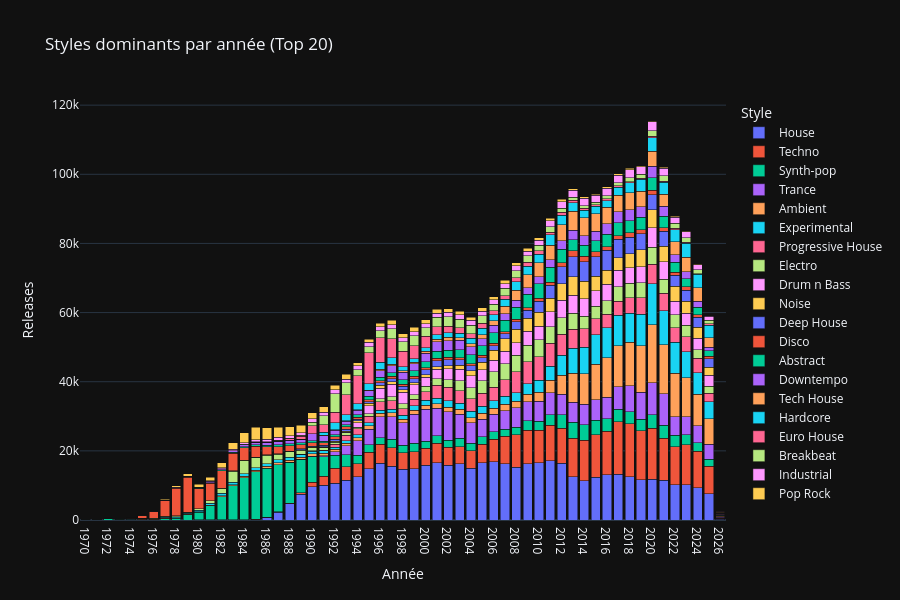

Here is the notebook cell this chart was saved with:
### Markdown cell above
**Ce que fait la cellule suivante** : Croiser les périodes avec les styles du périmètre via un stacked bar chart basé sur `style_first`. L'affichage conserve uniquement le **Top N** sans regroupement en catégorie résiduelle.

**Ce qu’on cherche à lire / obtenir** :
- On cherche à voir comment la composition stylistique de la production électronique a évolué.

&nbsp;

> **Note** :
> - Le périmètre de styles est déterminé à partir des données filtrées (`ELECTRONIC_STYLES`), puis agrégé pour la lisibilité visuelle.

> ***Exemple*** :
> - L'émergence de nouveaux sous-genres/styles (Dubstep, Minimal, UK Garage) dans les années 2010.

### Code cell
# ── Styles par unité temporelle — style_first (Top N uniquement) ─────────────────────────────────────────────────
style_counts = work["style_first"].value_counts()
all_styles = [s for s in ELECTRONIC_STYLES if s in style_counts.index]
top_n = min(TOP_STYLES_N, len(all_styles)) if TOP_STYLES_N is not None else len(all_styles)
top_styles = style_counts.head(top_n).index.tolist()

work_top = work.dropna(subset=["time_agg"]).copy()
work_top["time_agg"] = work_top["time_agg"].astype(str)
work_top = work_top[work_top["style_first"].isin(top_styles)]

time_style = (
    work_top.groupby(["time_agg", "style_first"])
    .size()
    .reset_index(name="count")
)

# ── Vue lisible : top N styles uniquement ─────────────────────────────────────────────────
fig_ds_top = px.bar(
    time_style,
    x="time_agg", y="count", color="style_first",
    title=(
        f"Styles dominants par {TIME_LABEL.lower()} (Top {len(top_styles)})"
    ),
    labels={"time_agg": TIME_LABEL, "count": "Releases", "style_first": "Style"},
    template=THEME,
    barmode="stack",
    height=600,
    category_orders={"style_first": top_styles},
)
fig_ds_top.update_layout(xaxis={"categoryorder": "category ascending"})
fig_ds_top.show()

### Figure 1 — Plotly figure (JSON) as saved in the notebook; plotly's stock layout.template omitted (floating-point values rounded to 4 significant figures)
{"data": [{"hovertemplate": "Style=House<br>Année=%{x}<br>Releases=%{y}<extra></extra>", "legendgroup": "House", "marker": {"color": "#636efa", "pattern": {"shape": ""}}, "name": "House", "orientation": "v", "showlegend": true, "textposition": "auto", "type": "bar", "x": ["1984", "1985", "1986", "1987", "1988", "1989", "1990", "1991", "1992", "1993", "1994", "1995", "1996", "1997", "1998", "1999", "2000", "2001", "2002", "2003", "2004", "2005", "2006", "2007", "2008", "2009", "2010", "2011", "2012", "2013", "2014", "2015", "2016", "2017", "2018", "2019", "2020", "2021", "2022", "2023", "2024", "2025", "2026"], "xaxis": "x", "y": [29, 131, 790, 2263, 4659, 7414, 9653, 9985, 10586, 11455, 12571, 14880, 16476, 15572, 14681, 14896, 15771, 16557, 15904, 16243, 14919, 16540, 16821, 16330, 15327, 16322, 16621, 17167, 16432, 12456, 11369, 12407, 13110, 13168, 12514, 11676, 11858, 11428, 10165, 10174, 9287, 7612, 231], "yaxis": "y"}, {"hovertemplate": "Style=Techno<br>Année=%{x}<br>Releases=%{y}<extra></extra>", "legendgroup": "Techno", "marker": {"color": "#EF553B", "pattern": {"shape": ""}}, "name": "Techno", "orientation": "v", "showlegend": true, "textposition": "auto", "type": "bar", "x": ["1974", "1980", "1981", "1982", "1983", "1984", "1985", "1986", "1987", "1988", "1989", "1990", "1991", "1992", "1993", "1994", "1995", "1996", "1997", "1998", "1999", "2000", "2001", "2002", "2003", "2004", "2005", "2006", "2007", "2008", "2009", "2010", "2011", "2012", "2013", "2014", "2015", "2016", "2017", "2018", "2019", "2020", "2021", "2022", "2023", "2024", "2025", "2026"], "xaxis": "x", "y": [1, 2, 5, 13, 15, 16, 20, 44, 82, 132, 400, 1229, 2711, 4354, 3925, 3722, 4775, 5407, 5332, 4724, 4841, 5036, 5643, 5163, 4955, 5125, 5402, 6531, 7849, 9390, 9705, 9372, 10212, 10155, 11128, 11674, 12190, 12553, 15283, 15276, 14080, 14740, 12250, 11031, 11575, 10567, 8008, 266], "yaxis": "y"}, {"hovertemplate": "Style=Synth-pop<br>Année=%{x}<br>Releases=%{y}<extra></extra>", "legendgroup": "Synth-pop", "marker": {"color": "#00cc96", "pattern": {"shape": ""}}, "name": "Synth-pop", "orientation": "v", "showlegend": true, "textposition": "auto", "type": "bar", "x": ["1970", "1971", "1972", "1973", "1974", "1975", "1976", "1977", "1978", "1979", "1980", "1981", "1982", "1983", "1984", "1985", "1986", "1987", "1988", "1989", "1990", "1991", "1992", "1993", "1994", "1995", "1996", "1997", "1998", "1999", "2000", "2001", "2002", "2003", "2004", "2005", "2006", "2007", "2008", "2009", "2010", "2011", "2012", "2013", "2014", "2015", "2016", "2017", "2018", "2019", "2020", "2021", "2022", "2023", "2024", "2025", "2026"], "xaxis": "x", "y": [39, 28, 381, 206, 101, 111, 133, 376, 559, 1456, 2274, 4074, 6747, 9901, 12201, 13838, 14090, 13574, 11894, 9791, 7444, 5607, 3855, 3501, 2500, 2163, 1955, 2457, 2218, 2425, 2023, 2223, 2033, 2412, 2122, 2111, 2114, 2111, 2046, 2642, 2628, 3060, 3823, 4726, 4525, 4319, 3698, 3633, 3575, 3382, 3790, 3717, 3356, 2978, 2516, 1954, 57], "yaxis": "y"}, {"hovertemplate": "Style=Trance<br>Année=%{x}<br>Releases=%{y}<extra></extra>", "legendgroup": "Trance", "marker": {"color": "#ab63fa", "pattern": {"shape": ""}}, "name": "Trance", "orientation": "v", "showlegend": true, "textposition": "auto", "type": "bar", "x": ["1974", "1979", "1988", "1989", "1990", "1991", "1992", "1993", "1994", "1995", "1996", "1997", "1998", "1999", "2000", "2001", "2002", "2003", "2004", "2005", "2006", "2007", "2008", "2009", "2010", "2011", "2012", "2013", "2014", "2015", "2016", "2017", "2018", "2019", "2020", "2021", "2022", "2023", "2024", "2025", "2026"], "xaxis": "x", "y": [1, 1, 4, 19, 121, 264, 995, 2623, 4099, 4479, 6007, 6564, 6551, 8430, 9204, 7967, 8250, 6950, 5905, 5131, 5149, 5307, 5681, 5535, 5752, 6310, 5895, 5770, 5879, 5924, 6147, 6509, 7542, 7846, 9366, 9165, 5281, 5211, 4865, 4311, 259], "yaxis": "y"}, {"hovertemplate": "Style=Ambient<br>Année=%{x}<br>Releases=%{y}<extra></extra>", "legendgroup": "Ambient", "marker": {"color": "#FFA15A", "pattern": {"shape": ""}}, "name": "Ambient", "orientation": "v", "showlegend": true, "textposition": "auto", "type": "bar", "x": ["1970", "1971", "1972", "1973", "1974", "1975", "1976", "1977", "1978", "1979", "1980", "1981", "1982", "1983", "1984", "1985", "1986", "1987", "1988", "1989", "1990", "1991", "1992", "1993", "1994", "1995", "1996", "1997", "1998", "1999", "2000", "2001", "2002", "2003", "2004", "2005", "2006", "2007", "2008", "2009", "2010", "2011", "2012", "2013", "2014", "2015", "2016", "2017", "2018", "2019", "2020", "2021", "2022", "2023", "2024", "2025", "2026"], "xaxis": "x", "y": [2, 12, 12, 10, 16, 75, 105, 162, 147, 180, 159, 193, 278, 345, 399, 450, 601, 591, 626, 576, 646, 698, 704, 743, 944, 1004, 1003, 1046, 985, 1132, 1161, 1248, 1326, 1426, 1475, 1727, 1667, 1839, 1882, 2193, 2589, 3662, 5605, 8410, 8835, 10155, 11405, 11881, 12508, 13410, 16795, 14078, 12603, 11217, 9166, 7371, 326], "yaxis": "y"}, {"hovertemplate": "Style=Experimental<br>Année=%{x}<br>Releases=%{y}<extra></extra>", "legendgroup": "Experimental", "marker": {"color": "#19d3f3", "pattern": {"shape": ""}}, "name": "Experimental", "orientation": "v", "showlegend": true, "textposition": "auto", "type": "bar", "x": ["1970", "1971", "1972", "1973", "1974", "1975", "1976", "1977", "1978", "1979", "1980", "1981", "1982", "1983", "1984", "1985", "1986", "1987", "1988", "1989", "1990", "1991", "1992", "1993", "1994", "1995", "1996", "1997", "1998", "1999", "2000", "2001", "2002", "2003", "2004", "2005", "2006", "2007", "2008", "2009", "2010", "2011", "2012", "2013", "2014", "2015", "2016", "2017", "2018", "2019", "2020", "2021", "2022", "2023", "2024", "2025", "2026"], "xaxis": "x", "y": [93, 76, 120, 132, 148, 268, 187, 280, 287, 304, 406, 534, 646, 590, 689, 719, 793, 850, 904, 850, 831, 722, 620, 650, 830, 813, 911, 1033, 1203, 1313, 1381, 1579, 1778, 1826, 1937, 2007, 2151, 2387, 2543, 2989, 3405, 4074, 5811, 7212, 7630, 8551, 8653, 8697, 8459, 9094, 11774, 9891, 8998, 7491, 6259, 4963, 220], "yaxis": "y"}, {"hovertemplate": "Style=Progressive House<br>Année=%{x}<br>Releases=%{y}<extra></extra>", "legendgroup": "Progressive House", "marker": {"color": "#FF6692", "pattern": {"shape": ""}}, "name": "Progressive House", "orientation": "v", "showlegend": true, "textposition": "auto", "type": "bar", "x": ["1989", "1990", "1991", "1992", "1993", "1994", "1995", "1996", "1997", "1998", "1999", "2000", "2001", "2002", "2003", "2004", "2005", "2006", "2007", "2008", "2009", "2010", "2011", "2012", "2013", "2014", "2015", "2016", "2017", "2018", "2019", "2020", "2021", "2022", "2023", "2024", "2025", "2026"], "xaxis": "x", "y": [18, 69, 202, 816, 1595, 1662, 1840, 2397, 2499, 1828, 1839, 2568, 3756, 3901, 3599, 3648, 3749, 3934, 4788, 6013, 6382, 6847, 6679, 6028, 5525, 5382, 4639, 3881, 4144, 4456, 4853, 5673, 5050, 4209, 4359, 4101, 2462, 80], "yaxis": "y"}, {"hovertemplate": "Style=Electro<br>Année=%{x}<br>Releases=%{y}<extra></extra>", "legendgroup": "Electro", "marker": {"color": "#B6E880", "pattern": {"shape": ""}}, "name": "Electro", "orientation": "v", "showlegend": true, "textposition": "auto", "type": "bar", "x": ["1970", "1972", "1973", "1974", "1975", "1976", "1977", "1978", "1979", "1980", "1981", "1982", "1983", "1984", "1985", "1986", "1987", "1988", "1989", "1990", "1991", "1992", "1993", "1994", "1995", "1996", "1997", "1998", "1999", "2000", "2001", "2002", "2003", "2004", "2005", "2006", "2007", "2008", "2009", "2010", "2011", "2012", "2013", "2014", "2015", "2016", "2017", "2018", "2019", "2020", "2021", "2022", "2023", "2024", "2025", "2026"], "xaxis": "x", "y": [1, 2, 7, 32, 66, 48, 193, 283, 266, 344, 736, 1378, 3205, 3797, 2971, 2418, 1668, 1533, 1115, 869, 852, 615, 696, 570, 737, 900, 1105, 1507, 1397, 1501, 1841, 2262, 2898, 3060, 3573, 4508, 4659, 4795, 4770, 4916, 4726, 4827, 4602, 3701, 3583, 3966, 4093, 4187, 4235, 4892, 4105, 3714, 3374, 2516, 2055, 90], "yaxis": "y"}, {"hovertemplate": "Style=Drum n Bass<br>Année=%{x}<br>Releases=%{y}<extra></extra>", "legendgroup": "Drum n Bass", "marker": {"color": "#FF97FF", "pattern": {"shape": ""}}, "name": "Drum n Bass", "orientation": "v", "showlegend": true, "textposition": "auto", "type": "bar", "x": ["1991", "1993", "1994", "1995", "1996", "1997", "1998", "1999", "2000", "2001", "2002", "2003", "2004", "2005", "2006", "2007", "2008", "2009", "2010", "2011", "2012", "2013", "2014", "2015", "2016", "2017", "2018", "2019", "2020", "2021", "2022", "2023", "2024", "2025", "2026"], "xaxis": "x", "y": [1, 135, 1241, 2296, 3119, 3635, 3212, 2781, 2653, 2742, 3095, 3351, 3464, 3224, 3318, 3536, 3572, 3995, 3977, 4307, 4927, 5247, 4967, 4613, 4845, 4791, 4469, 4722, 5706, 5086, 3943, 3437, 3323, 3089, 186], "yaxis": "y"}, {"hovertemplate": "Style=Noise<br>Année=%{x}<br>Releases=%{y}<extra></extra>", "legendgroup": "Noise", "marker": {"color": "#FECB52", "pattern": {"shape": ""}}, "name": "Noise", "orientation": "v", "showlegend": true, "textposition": "auto", "type": "bar", "x": ["1972", "1973", "1974", "1975", "1977", "1978", "1979", "1980", "1981", "1982", "1983", "1984", "1985", "1986", "1987", "1988", "1989", "1990", "1991", "1992", "1993", "1994", "1995", "1996", "1997", "1998", "1999", "2000", "2001", "2002", "2003", "2004", "2005", "2006", "2007", "2008", "2009", "2010", "2011", "2012", "2013", "2014", "2015", "2016", "2017", "2018", "2019", "2020", "2021", "2022", "2023", "2024", "2025", "2026"], "xaxis": "x", "y": [3, 4, 2, 15, 5, 5, 9, 24, 38, 53, 121, 137, 87, 107, 100, 116, 140, 182, 165, 215, 340, 510, 732, 826, 749, 748, 694, 741, 776, 921, 1118, 1532, 2136, 2974, 3642, 3955, 3758, 3977, 3962, 4898, 5276, 5033, 4119, 3919, 3612, 4003, 4891, 5116, 4451, 4273, 3507, 3157, 2342, 140], "yaxis": "y"}, {"hovertemplate": "Style=Deep House<br>Année=%{x}<br>Releases=%{y}<extra></extra>", "legendgroup": "Deep House", "marker": {"color": "#636efa", "pattern": {"shape": ""}}, "name": "Deep House", "orientation": "v", "showlegend": true, "textposition": "auto", "type": "bar", "x": ["1986", "1987", "1988", "1989", "1990", "1991", "1992", "1993", "1994", "1995", "1996", "1997", "1998", "1999", "2000", "2001", "2002", "2003", "2004", "2005", "2006", "2007", "2008", "2009", "2010", "2011", "2012", "2013", "2014", "2015", "2016", "2017", "2018", "2019", "2020", "2021", "2022", "2023", "2024", "2025", "2026"], "xaxis": "x", "y": [13, 45, 71, 229, 311, 390, 649, 546, 532, 532, 665, 917, 1001, 1115, 1438, 1777, 1791, 1571, 1361, 1390, 1236, 1431, 2085, 2375, 3130, 3746, 4887, 5760, 5706, 5687, 5789, 5387, 4872, 4560, 4396, 4296, 3183, 3204, 2923, 2488, 97], "yaxis": "y"}, {"hovertemplate": "Style=Disco<br>Année=%{x}<br>Releases=%{y}<extra></extra>", "legendgroup": "Disco", "marker": {"color": "#EF553B", "pattern": {"shape": ""}}, "name": "Disco", "orientation": "v", "showlegend": true, "textposition": "auto", "type": "bar", "x": ["1970", "1971", "1972", "1973", "1974", "1975", "1976", "1977", "1978", "1979", "1980", "1981", "1982", "1983", "1984", "1985", "1986", "1987", "1988", "1989", "1990", "1991", "1992", "1993", "1994", "1995", "1996", "1997", "1998", "1999", "2000", "2001", "2002", "2003", "2004", "2005", "2006", "2007", "2008", "2009", "2010", "2011", "2012", "2013", "2014", "2015", "2016", "2017", "2018", "2019", "2020", "2021", "2022", "2023", "2024", "2025", "2026"], "xaxis": "x", "y": [7, 24, 30, 76, 208, 757, 1915, 4546, 7884, 10185, 5836, 4986, 5127, 5152, 3651, 3183, 2385, 2078, 1562, 1277, 1018, 723, 713, 759, 603, 596, 630, 631, 638, 756, 579, 728, 628, 570, 614, 663, 723, 619, 718, 768, 895, 839, 1114, 1780, 1564, 1420, 1132, 1091, 1178, 1237, 1209, 1024, 924, 912, 756, 745, 34], "yaxis": "y"}, {"hovertemplate": "Style=Abstract<br>Année=%{x}<br>Releases=%{y}<extra></extra>", "legendgroup": "Abstract", "marker": {"color": "#00cc96", "pattern": {"shape": ""}}, "name": "Abstract", "orientation": "v", "showlegend": true, "textposition": "auto", "type": "bar", "x": ["1970", "1971", "1972", "1973", "1974", "1975", "1976", "1977", "1978", "1979", "1980", "1981", "1982", "1983", "1984", "1985", "1986", "1987", "1988", "1989", "1990", "1991", "1992", "1993", "1994", "1995", "1996", "1997", "1998", "1999", "2000", "2001", "2002", "2003", "2004", "2005", "2006", "2007", "2008", "2009", "2010", "2011", "2012", "2013", "2014", "2015", "2016", "2017", "2018", "2019", "2020", "2021", "2022", "2023", "2024", "2025", "2026"], "xaxis": "x", "y": [60, 70, 73, 38, 60, 50, 51, 67, 128, 119, 192, 271, 241, 283, 329, 344, 448, 456, 560, 453, 486, 419, 477, 526, 652, 926, 1054, 1089, 1214, 1570, 1732, 1988, 2034, 2348, 2623, 2731, 3107, 3327, 3597, 3830, 4192, 4339, 3914, 3164, 3180, 3157, 3627, 3644, 3547, 3593, 3728, 3331, 2820, 2403, 2117, 1548, 62], "yaxis": "y"}, {"hovertemplate": "Style=Downtempo<br>Année=%{x}<br>Releases=%{y}<extra></extra>", "legendgroup": "Downtempo", "marker": {"color": "#ab63fa", "pattern": {"shape": ""}}, "name": "Downtempo", "orientation": "v", "showlegend": true, "textposition": "auto", "type": "bar", "x": ["1970", "1971", "1972", "1973", "1974", "1975", "1976", "1977", "1978", "1979", "1980", "1981", "1982", "1983", "1984", "1985", "1986", "1987", "1988", "1989", "1990", "1991", "1992", "1993", "1994", "1995", "1996", "1997", "1998", "1999", "2000", "2001", "2002", "2003", "2004", "2005", "2006", "2007", "2008", "2009", "2010", "2011", "2012", "2013", "2014", "2015", "2016", "2017", "2018", "2019", "2020", "2021", "2022", "2023", "2024", "2025", "2026"], "xaxis": "x", "y": [1, 1, 13, 27, 19, 25, 49, 46, 85, 111, 165, 337, 334, 371, 550, 772, 815, 1112, 994, 1067, 2041, 1681, 1429, 1072, 1320, 1587, 1844, 2018, 2192, 2055, 2379, 2702, 2816, 2657, 2273, 2053, 2059, 1842, 1967, 1978, 1999, 2256, 2505, 2755, 2772, 2784, 2910, 3199, 3230, 3041, 3293, 2829, 2297, 2012, 1763, 973, 38], "yaxis": "y"}, {"hovertemplate": "Style=Tech House<br>Année=%{x}<br>Releases=%{y}<extra></extra>", "legendgroup": "Tech House", "marker": {"color": "#FFA15A", "pattern": {"shape": ""}}, "name": "Tech House", "orientation": "v", "showlegend": true, "textposition": "auto", "type": "bar", "x": ["1989", "1990", "1991", "1992", "1993", "1994", "1995", "1996", "1997", "1998", "1999", "2000", "2001", "2002", "2003", "2004", "2005", "2006", "2007", "2008", "2009", "2010", "2011", "2012", "2013", "2014", "2015", "2016", "2017", "2018", "2019", "2020", "2021", "2022", "2023", "2024", "2025", "2026"], "xaxis": "x", "y": [2, 13, 40, 64, 93, 97, 158, 365, 356, 412, 395, 587, 801, 977, 827, 875, 1140, 1372, 2146, 2904, 3710, 4111, 4082, 4601, 5550, 5173, 5089, 4803, 4871, 4842, 4484, 4300, 3571, 3720, 4185, 3895, 2738, 90], "yaxis": "y"}, {"hovertemplate": "Style=Hardcore<br>Année=%{x}<br>Releases=%{y}<extra></extra>", "legendgroup": "Hardcore", "marker": {"color": "#19d3f3", "pattern": {"shape": ""}}, "name": "Hardcore", "orientation": "v", "showlegend": true, "textposition": "auto", "type": "bar", "x": ["1982", "1983", "1984", "1985", "1986", "1987", "1988", "1989", "1990", "1991", "1992", "1993", "1994", "1995", "1996", "1997", "1998", "1999", "2000", "2001", "2002", "2003", "2004", "2005", "2006", "2007", "2008", "2009", "2010", "2011", "2012", "2013", "2014", "2015", "2016", "2017", "2018", "2019", "2020", "2021", "2022", "2023", "2024", "2025", "2026"], "xaxis": "x", "y": [4, 2, 3, 5, 8, 7, 13, 2, 61, 949, 1991, 1849, 1804, 1893, 2119, 1944, 1266, 993, 1027, 1309, 1350, 1254, 1581, 1949, 1763, 2032, 2487, 2467, 2516, 3029, 2664, 2369, 2167, 2123, 1942, 2295, 2936, 3528, 3979, 3499, 3439, 4074, 3820, 3702, 213], "yaxis": "y"}, {"hovertemplate": "Style=Euro House<br>Année=%{x}<br>Releases=%{y}<extra></extra>", "legendgroup": "Euro House", "marker": {"color": "#FF6692", "pattern": {"shape": ""}}, "name": "Euro House", "orientation": "v", "showlegend": true, "textposition": "auto", "type": "bar", "x": ["1983", "1984", "1985", "1986", "1987", "1988", "1989", "1990", "1991", "1992", "1993", "1994", "1995", "1996", "1997", "1998", "1999", "2000", "2001", "2002", "2003", "2004", "2005", "2006", "2007", "2008", "2009", "2010", "2011", "2012", "2013", "2014", "2015", "2016", "2017", "2018", "2019", "2020", "2021", "2022", "2023", "2024", "2025", "2026"], "xaxis": "x", "y": [3, 3, 24, 33, 124, 379, 875, 2333, 2161, 3097, 5703, 8018, 8981, 6993, 5439, 4487, 3809, 3324, 2320, 1847, 1552, 1411, 1343, 1040, 994, 1116, 1206, 975, 854, 941, 758, 584, 450, 581, 341, 290, 251, 343, 273, 376, 264, 215, 365, 7], "yaxis": "y"}, {"hovertemplate": "Style=Breakbeat<br>Année=%{x}<br>Releases=%{y}<extra></extra>", "legendgroup": "Breakbeat", "marker": {"color": "#B6E880", "pattern": {"shape": ""}}, "name": "Breakbeat", "orientation": "v", "showlegend": true, "textposition": "auto", "type": "bar", "x": ["1978", "1980", "1982", "1983", "1984", "1985", "1986", "1987", "1988", "1989", "1990", "1991", "1992", "1993", "1994", "1995", "1996", "1997", "1998", "1999", "2000", "2001", "2002", "2003", "2004", "2005", "2006", "2007", "2008", "2009", "2010", "2011", "2012", "2013", "2014", "2015", "2016", "2017", "2018", "2019", "2020", "2021", "2022", "2023", "2024", "2025", "2026"], "xaxis": "x", "y": [1, 1, 7, 36, 75, 23, 59, 72, 174, 249, 1033, 2554, 5389, 3512, 1762, 1701, 2121, 2957, 2767, 2824, 2526, 2661, 2704, 2544, 2404, 2224, 1969, 2202, 2044, 1745, 1525, 1577, 1170, 916, 717, 646, 790, 887, 1045, 1087, 1588, 1569, 1523, 1286, 1184, 1011, 33], "yaxis": "y"}, {"hovertemplate": "Style=Industrial<br>Année=%{x}<br>Releases=%{y}<extra></extra>", "legendgroup": "Industrial", "marker": {"color": "#FF97FF", "pattern": {"shape": ""}}, "name": "Industrial", "orientation": "v", "showlegend": true, "textposition": "auto", "type": "bar", "x": ["1976", "1977", "1978", "1979", "1980", "1981", "1982", "1983", "1984", "1985", "1986", "1987", "1988", "1989", "1990", "1991", "1992", "1993", "1994", "1995", "1996", "1997", "1998", "1999", "2000", "2001", "2002", "2003", "2004", "2005", "2006", "2007", "2008", "2009", "2010", "2011", "2012", "2013", "2014", "2015", "2016", "2017", "2018", "2019", "2020", "2021", "2022", "2023", "2024", "2025", "2026"], "xaxis": "x", "y": [2, 2, 28, 68, 126, 227, 288, 425, 477, 595, 720, 873, 721, 793, 1000, 1004, 1115, 981, 1152, 1290, 1145, 1149, 1089, 1212, 1101, 1175, 1255, 1307, 1423, 1250, 1291, 1358, 1386, 1406, 1550, 1692, 1875, 1934, 2185, 2016, 2190, 2244, 2454, 2219, 2623, 2148, 1736, 1662, 1340, 1155, 40], "yaxis": "y"}, {"hovertemplate": "Style=Pop Rock<br>Année=%{x}<br>Releases=%{y}<extra></extra>", "legendgroup": "Pop Rock", "marker": {"color": "#FECB52", "pattern": {"shape": ""}}, "name": "Pop Rock", "orientation": "v", "showlegend": true, "textposition": "auto", "type": "bar", "x": ["1970", "1971", "1972", "1973", "1974", "1975", "1976", "1977", "1978", "1979", "1980", "1981", "1982", "1983", "1984", "1985", "1986", "1987", "1988", "1989", "1990", "1991", "1992", "1993", "1994", "1995", "1996", "1997", "1998", "1999", "2000", "2001", "2002", "2003", "2004", "2005", "2006", "2007", "2008", "2009", "2010", "2011", "2012", "2013", "2014", "2015", "2016", "2017", "2018", "2019", "2020", "2021", "2022", "2023", "2024", "2025", "2026"], "xaxis": "x", "y": [8, 7, 62, 53, 84, 183, 127, 310, 461, 713, 851, 1019, 1461, 1847, 2822, 3693, 3307, 2941, 2592, 2176, 1655, 1665, 1275, 1385, 917, 957, 996, 1246, 1197, 1261, 1219, 1098, 1097, 932, 949, 1080, 854, 929, 874, 799, 729, 733, 780, 531, 526, 395, 397, 388, 344, 343, 246, 247, 229, 208, 225, 178, 6], "yaxis": "y"}], "layout": {"barmode": "stack", "height": 600, "legend": {"title": {"text": "Style"}, "tracegroupgap": 0}, "title": {"text": "Styles dominants par année (Top 20)"}, "xaxis": {"anchor": "y", "categoryorder": "category ascending", "domain": [0, 1], "title": {"text": "Année"}}, "yaxis": {"anchor": "x", "domain": [0, 1], "title": {"text": "Releases"}}}}
